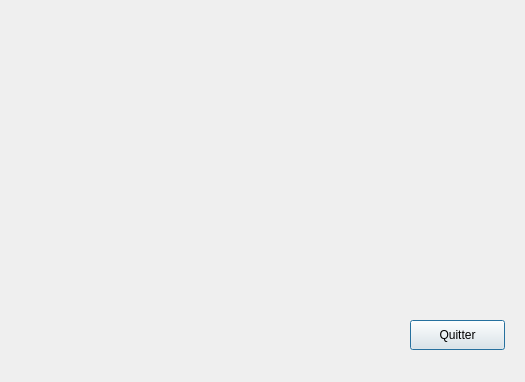
<?xml version="1.0" encoding="UTF-8"?>
<ui version="4.0">
 <class>varEdit</class>
 <widget class="QDialog" name="varEdit">
  <property name="geometry">
   <rect>
    <x>0</x>
    <y>0</y>
    <width>525</width>
    <height>382</height>
   </rect>
  </property>
  <property name="windowTitle">
   <string>Dialog</string>
  </property>
  <widget class="QPushButton" name="pushButton">
   <property name="geometry">
    <rect>
     <x>410</x>
     <y>320</y>
     <width>95</width>
     <height>30</height>
    </rect>
   </property>
   <property name="text">
    <string>Quitter</string>
   </property>
  </widget>
 </widget>
 <resources/>
 <connections>
  <connection>
   <sender>pushButton</sender>
   <signal>clicked()</signal>
   <receiver>varEdit</receiver>
   <slot>reject()</slot>
   <hints>
    <hint type="sourcelabel">
     <x>450</x>
     <y>328</y>
    </hint>
    <hint type="destinationlabel">
     <x>363</x>
     <y>324</y>
    </hint>
   </hints>
  </connection>
 </connections>
</ui>
